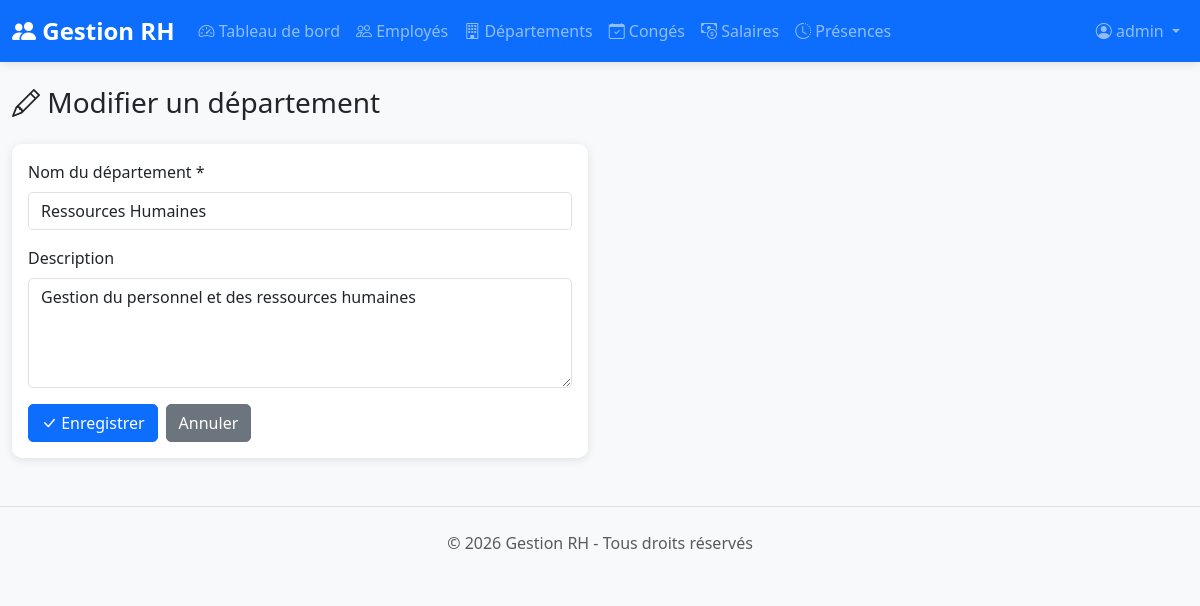
Page /departements.php?action=edit&id=2 (signed in) on the committed database.
### tables this page shows
CREATE TABLE IF NOT EXISTS departements (
    id INT AUTO_INCREMENT PRIMARY KEY,
    nom VARCHAR(100) NOT NULL,
    description TEXT,
    date_creation DATETIME DEFAULT CURRENT_TIMESTAMP
);

### departements.php (the view, shortened to what this page needs)
<?php
require_once 'includes/header.php';
$db = getDB();
$action = $_GET['action'] ?? 'list';
$id = $_GET['id'] ?? null;
if ($action === 'add' || $action === 'edit') {
    $departement = null;
    if ($action === 'edit' && $id) {
        $stmt = $db->prepare("SELECT * FROM departements WHERE id = ?");
        $stmt->execute([$id]);
        $departement = $stmt->fetch();
    }
    ?>
    <div class="row">
        <div class="col-12">
            <h1 class="h3 mb-4">
                <i class="bi bi-<?= $action === 'add' ? 'plus-circle' : 'pencil' ?>"></i>
                <?= $action === 'add' ? 'Ajouter un département' : 'Modifier un département' ?>
            </h1>
        </div>
    </div>
    <div class="row">
        <div class="col-md-6">
            <div class="card">
                <div class="card-body">
                    <form method="POST" action="">
                        <div class="mb-3">
                            <label class="form-label">Nom du département *</label>
                            <input type="text" class="form-control" name="nom" value="<?= htmlspecialchars($departement['nom'] ?? '') ?>" required>
                        </div>
                        <div class="mb-3">
                            <label class="form-label">Description</label>
                            <textarea class="form-control" name="description" rows="4"><?= htmlspecialchars($departement['description'] ?? '') ?></textarea>
                        </div>
                        <div class="d-flex gap-2">
                            <button type="submit" class="btn btn-primary">
                                <i class="bi bi-check-lg"></i> Enregistrer
                            </button>
                            <a href="departements.php" class="btn btn-secondary">Annuler</a>
                        </div>
                    </form>
                </div>
            </div>
        </div>
    </div>
    <?php
}
require_once 'includes/footer.php';
?>

### assets/css/style.css (style rules this page uses)
body { font-family: 'Segoe UI', Tahoma, Geneva, Verdana, sans-serif; background-color: #f8f9fa; }
.card { border: none; border-radius: 10px; box-shadow: 0 2px 10px rgba(0, 0, 0, 0.1); transition: transform 0.2s, box-shadow 0.2s; }
.btn { border-radius: 5px; transition: all 0.2s; }
.form-control, .form-select { border-radius: 5px; border: 1px solid #dee2e6; transition: border-color 0.2s, box-shadow 0.2s; }
.card { animation: fadeIn 0.3s ease-out; }

### rows in the picture
departements: nom "Ressources Humaines", description "Gestion du personnel et des ressources humaines"

### other values in the picture
$currentUser['nom_utilisateur'] "admin"
